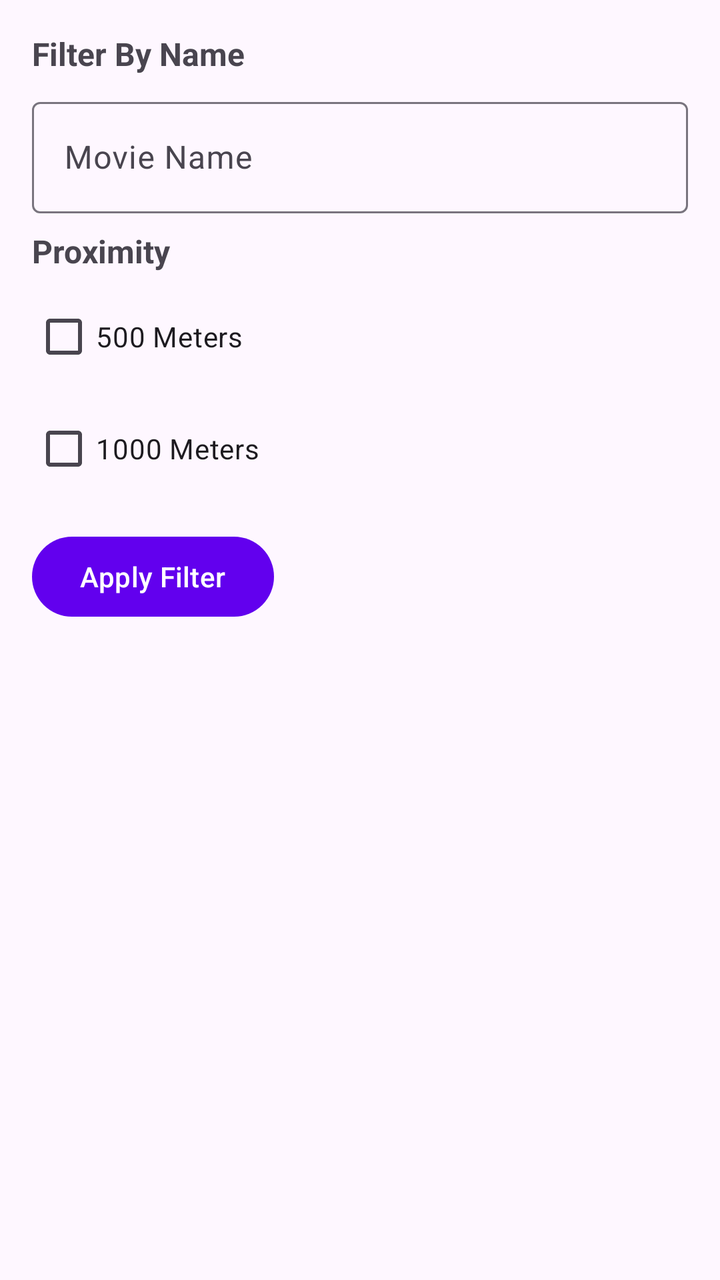
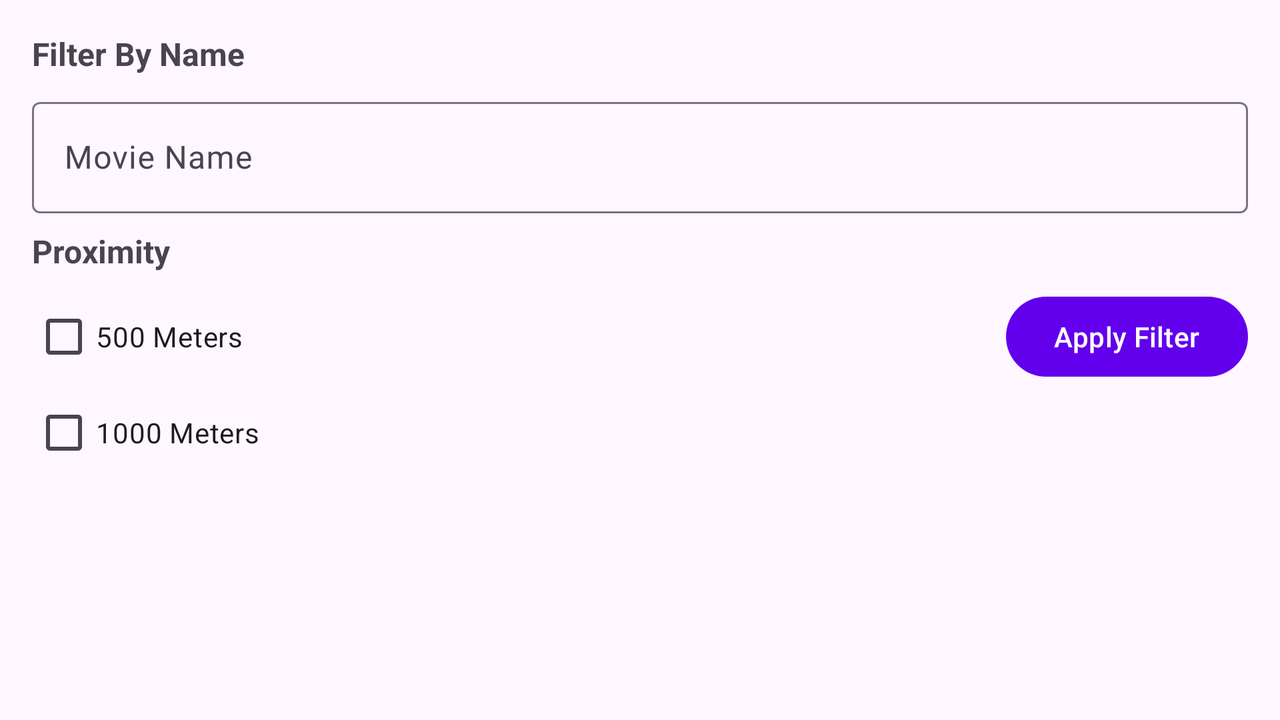

Compare how this app lays out the same screen by default and in its alternative resource folder. The renders come first, then the two layout files and the values they reference.
<!-- AndroidManifest.xml: application theme Theme.ProjectCM -->
<!-- res/layout/fragment_filter.xml -->
<LinearLayout xmlns:android="http://schemas.android.com/apk/res/android"
    android:layout_width="match_parent"
    android:layout_height="match_parent"
    android:orientation="vertical"
    android:padding="16dp">

    <TextView
        android:id="@+id/filter_by_name"
        android:layout_width="match_parent"
        android:layout_height="wrap_content"
        android:layout_marginBottom="8dp"
        android:text="@string/filter_by_name"
        android:textSize="16sp"
        android:textStyle="bold" />

    <com.google.android.material.textfield.TextInputLayout
        android:id="@+id/edit_text_box"
        android:layout_width="match_parent"
        android:layout_height="wrap_content"
        android:layout_marginBottom="8dp"
        android:hint="@string/movie_name_filter">

        <com.google.android.material.textfield.TextInputEditText
            android:layout_width="match_parent"
            android:layout_height="wrap_content"
            android:maxLength="50" />

    </com.google.android.material.textfield.TextInputLayout>

    <TextView
        android:id="@+id/textProximidade"
        android:layout_width="match_parent"
        android:layout_height="wrap_content"
        android:layout_marginBottom="8dp"
        android:text="@string/Proximidade"
        android:textSize="16sp"
        android:textStyle="bold" />

    <CheckBox
        android:id="@+id/checkbox1"
        android:layout_width="wrap_content"
        android:layout_height="wrap_content"
        android:layout_marginBottom="8dp"
        android:text="@string/_500_metros" />

    <CheckBox
        android:id="@+id/checkbox2"
        android:layout_width="wrap_content"
        android:layout_height="wrap_content"
        android:layout_marginBottom="16dp"
        android:text="@string/_1000_metros" />

    <Button
        android:id="@+id/filterButton"
        android:layout_width="wrap_content"
        android:layout_height="wrap_content"
        android:text="@string/applyfilter" />

</LinearLayout>
<!-- resources referenced by this layout -->
<resources>
  <string name="Proximidade">Proximity</string>
  <string name="_1000_metros">1000 Meters</string>
  <string name="_500_metros">500 Meters</string>
  <string name="applyfilter">Apply Filter</string>
  <string name="filter_by_name">Filter By Name</string>
  <string name="movie_name_filter">Movie Name</string>
  <style name="Theme.ProjectCM" parent="Theme.Material3.DayNight.NoActionBar">
          
          <item name="colorPrimary">@color/purple_500</item>
          <item name="colorPrimaryVariant">@color/purple_700</item>
          <item name="colorOnPrimary">@color/white</item>
          
          <item name="colorSecondary">@color/teal_200</item>
          <item name="colorSecondaryVariant">@color/teal_700</item>
          <item name="colorOnSecondary">@color/black</item>
          
          <item name="android:statusBarColor">?attr/colorPrimaryVariant</item>
          
      </style>
  <color name="purple_500">#FF6200EE</color>
  <color name="purple_700">#FF3700B3</color>
  <color name="white">#FFFFFF</color>
  <color name="teal_200">#FF03DAC5</color>
  <color name="teal_700">#FF018786</color>
  <color name="black">#FF000000</color>
</resources>
<!-- res/layout-land/fragment_filter.xml (the repository's variant of the layout above) -->
<!-- drawn on the phone turned sideways -->
<LinearLayout xmlns:android="http://schemas.android.com/apk/res/android"
    android:layout_width="match_parent"
    android:layout_height="match_parent"
    android:orientation="vertical"
    android:padding="16dp">

    <TextView
        android:id="@+id/filter_by_name"
        android:layout_width="match_parent"
        android:layout_height="wrap_content"
        android:layout_marginBottom="8dp"
        android:text="@string/filter_by_name"
        android:textSize="16sp"
        android:textStyle="bold" />


    <com.google.android.material.textfield.TextInputLayout
        android:id="@+id/edit_text_box"
        android:layout_width="match_parent"
        android:layout_height="wrap_content"
        android:layout_marginBottom="8dp"
        android:hint="@string/movie_name_filter">

        <com.google.android.material.textfield.TextInputEditText
            android:layout_width="match_parent"
            android:layout_height="wrap_content"
            android:maxLength="50" />

    </com.google.android.material.textfield.TextInputLayout>

    <TextView
        android:id="@+id/textProximidade"
        android:layout_width="match_parent"
        android:layout_height="wrap_content"
        android:layout_marginBottom="8dp"
        android:text="@string/Proximidade"
        android:textSize="16sp"
        android:textStyle="bold" />


    <RelativeLayout
        android:layout_width="match_parent"
        android:layout_height="wrap_content"
        android:orientation="horizontal">

        <CheckBox
            android:id="@+id/checkbox1"
            android:layout_width="wrap_content"
            android:layout_height="wrap_content"
            android:text="@string/_500_metros" />

        <Button

            android:id="@+id/filterButton"
            android:layout_width="wrap_content"
            android:layout_height="wrap_content"
            android:layout_alignParentEnd="true"
            android:text="@string/applyfilter" />
    </RelativeLayout>


    <CheckBox
        android:id="@+id/checkbox2"
        android:layout_width="wrap_content"
        android:layout_height="wrap_content"
        android:text="@string/_1000_metros" />


</LinearLayout>
